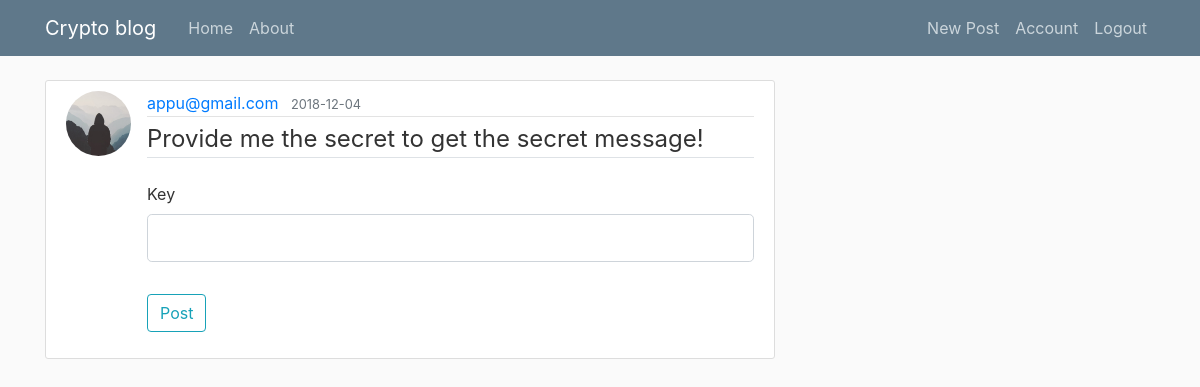
/post/3 (signed in), run on the app's committed database.
### flaskblog/models.py (models this page shows, shortened)
class User(db.Model, UserMixin):
    id = db.Column(db.Integer, primary_key=True)
    username = db.Column(db.String(20), unique=True, nullable=False)
    email = db.Column(db.String(120), unique=True, nullable=False)
    image_file = db.Column(db.String(20), nullable=False, default='default.jpg')
    password = db.Column(db.String(60), nullable=False)
    posts = db.relationship('Post', backref='author', lazy=True)

class Post(db.Model):
    id = db.Column(db.Integer, primary_key=True)
    title = db.Column(db.Text, nullable=False)
    title_unencrypted = db.Column(db.Text, nullable=False)
    date_posted = db.Column(db.DateTime, nullable=False, default=datetime.utcnow)
    content = db.Column(db.Text, nullable=False)
    content_unencrypted = db.Column(db.Text, nullable=False)
    user_id = db.Column(db.Integer, db.ForeignKey('user.id'), nullable=False)
    hmac = db.relationship('Hmac', backref='author', lazy=True)

### flaskblog/routes.py (the view)
@app.route("/post/<int:post_id>", methods=['GET', 'POST'])
def post(post_id):
    if not current_user.is_authenticated:
        return redirect(url_for('home'))
    post = Post.query.get_or_404(post_id)
    form = DecryptForm()
    iamowner = False
    if request.method == 'POST':
        return render_template('post.html', title=post.title, post=post, form=form, iamowner=True, legend='Provide me the secret to get the secret message!')
    elif request.method == 'GET':
        return render_template('post.html', title=post.title, post=post, form=form, iamowner=iamowner, legend='Provide me the secret to get the secret message!')

### flaskblog/forms.py
class DecryptForm(FlaskForm):
    key = StringField('Key', validators=[DataRequired()])
    iv = StringField('Iv', validators=[DataRequired()])
    submit = SubmitField('Post')

### flaskblog/models.py (called while the page is built)
@login_manager.user_loader
def load_user(user_id):
    return User.query.get(int(user_id))

### flaskblog/templates/post.html (shortened to what this page needs)
{% extends "layout.html" %}
{% block content %}
{% if post.author == current_user or iamowner %}
    <article class="media content-section">
      <img class="rounded-circle article-img" src="{{ url_for('static', filename='profile_pics/' + post.author.image_file) }}">
      <div class="media-body">
        <div class="article-metadata">
          <a class="mr-2" href="#">{{ post.author.username }}</a>
          <small class="text-muted">{{ post.date_posted.strftime('%Y-%m-%d') }}</small>
          {% if post.author == current_user %}
            <div>
              <button type="button" class="btn btn-danger btn-sm m-1" data-toggle="modal" data-target="#deleteModal">Delete</button>
            </div>
          {% endif %}
        </div>
        <h2 class="article-title">{{ post.title_unencrypted or title}}</h2>
        <p class="article-content">{{ post.content_unencrypted or content}}</p>
      </div>
    </article>
    <div class="modal fade" id="deleteModal" tabindex="-1" role="dialog" aria-labelledby="deleteModalLabel" aria-hidden="true">
      <div class="modal-dialog" role="document">
        <div class="modal-content">
          <div class="modal-header">
            <h5 class="modal-title" id="deleteModalLabel">Delete Post?</h5>
            <button type="button" class="close" data-dismiss="modal" aria-label="Close">
              <span aria-hidden="true">&times;</span>
            </button>
          </div>
          <div class="modal-footer">
            <button type="button" class="btn btn-secondary" data-dismiss="modal">Close</button>
            <form action="{{ url_for('delete_post', post_id=post.id) }}" method="POST">
              <input class="btn btn-danger" type="submit" value="Delete">
            </form>
          </div>
        </div>
      </div>
    </div>
{% else %}
    <article class="media content-section">
      <img class="rounded-circle article-img" src="{{ url_for('static', filename='profile_pics/' + post.author.image_file) }}">
      <div class="media-body">
        <div class="article-metadata">
          <a class="mr-2" href="{{ url_for('user_posts', username=post.author.username) }}">{{ post.author.username }}</a>
          <small class="text-muted">{{ post.date_posted.strftime('%Y-%m-%d') }}</small>
        </div>
            <form method="POST" action="">
          <fieldset class="form-group">
              <legend class="border-bottom mb-4">{{ legend }}</legend>
              <div class="form-group">
                  {{ form.key.label(class="form-control-label") }}
                  {% if form.key.errors %}
                      {{ form.title(class="form-control form-control-lg is-invalid") }}
                      <div class="invalid-feedback">
                          {% for error in form.key.errors %}
                              <span>{{ error }}</span>
                          {% endfor %}
                      </div>
                  {% else %}
                      {{ form.key(class="form-control form-control-lg") }}
                  {% endif %}
              </div>
          </fieldset>
          <div class="form-group">
              {{ form.submit(class="btn btn-outline-info decrypt", onclick="callme(event)") }}
          </div>
      </form>
      </div>
    </article>
{% endif %}
{% endblock content %}

### flaskblog/static/main.css (style rules this page uses)
body { background: #fafafa; color: #333333; margin-top: 5rem; }
.content-section { background: #ffffff; padding: 10px 20px; border: 1px solid #dddddd; border-radius: 3px; margin-bottom: 20px; }
.article-img { height: 65px; width: 65px; margin-right: 16px; }
.article-metadata { padding-bottom: 1px; margin-bottom: 4px; border-bottom: 1px solid #e3e3e3 }

### data on the page
User: image_file (placeholder picture), author.username "appu@gmail.com"
Post: date_posted "2018-12-04"

### other printed values
{{ legend }} "Provide me the secret to get the secret message!"
